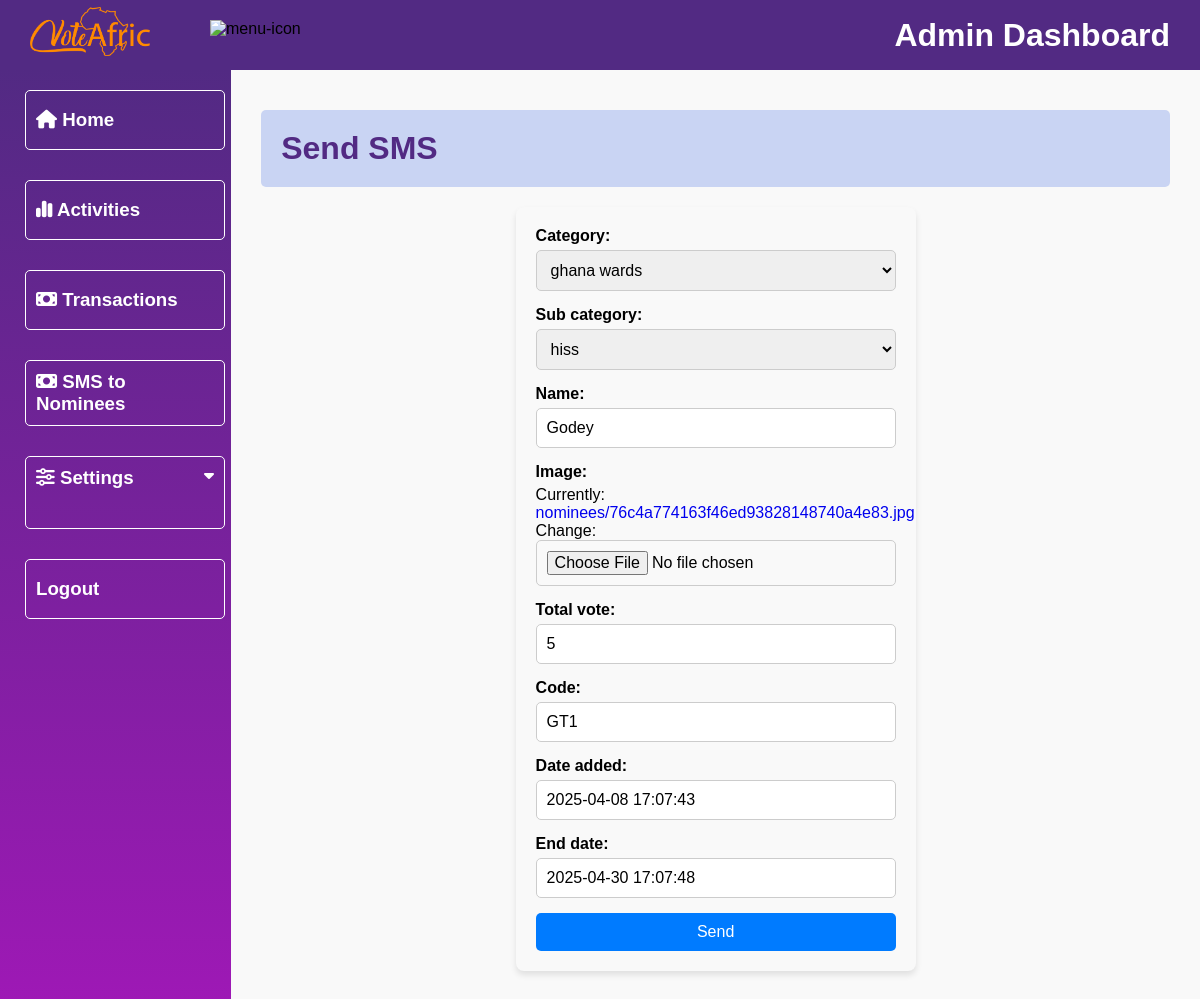
Page /dashboard/update_nominee/godey/ (signed in) on the earlier database version.
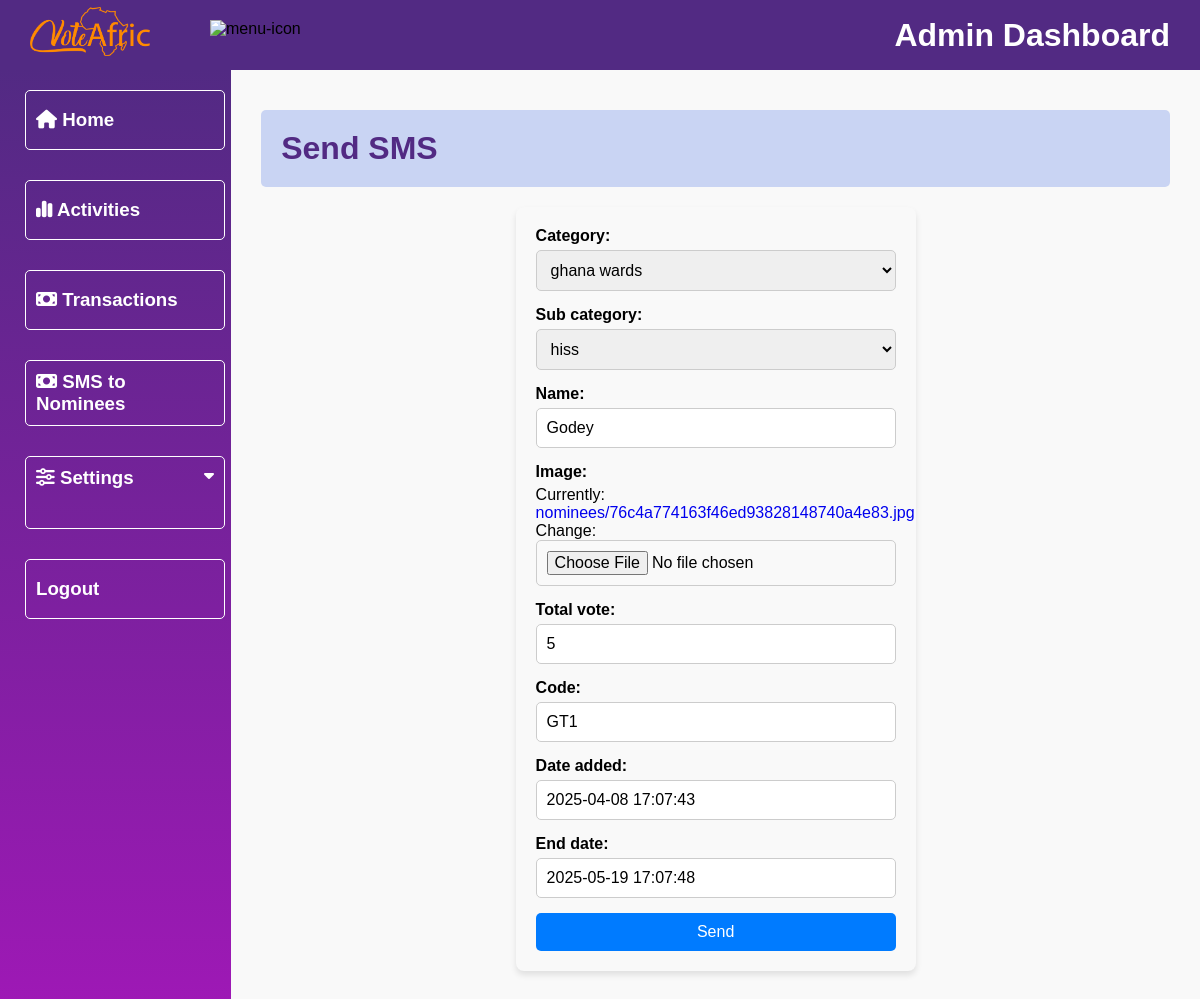
Same page on the later database version.
### payment/models.py (models this page shows, shortened)
class Nominees(models.Model):
    category = models.ForeignKey(Category, on_delete=models.CASCADE, null=True)
    sub_category = models.ForeignKey(SubCategory, on_delete=models.CASCADE, null=True)
    name = models.CharField(max_length=100)
    image = models.ImageField(upload_to="nominees")
    slug = models.SlugField(unique=True, null=True)
    total_vote = models.IntegerField(default=0, null=True)
    price_per_vote = models.DecimalField(max_digits=5, decimal_places=2, default=0.50, null=True, blank=True)
    can_vote = models.BooleanField(default=True)
    can_see_result = models.BooleanField(default=True)
    code = models.CharField(max_length=4, unique=True, null=True)
    phone_number = models.CharField(max_length=225, null=True, blank=True, default='')
    date_added = models.DateTimeField('date added', null=True)
    end_date = models.DateTimeField('end date', null=True)
    class Meta:
        verbose_name_plural = "nominees"
        ordering = ('-total_vote',)

### dashboard/views.py (the view)
# urls.py: path('update_nominee/<slug:nominee_slug>/', views.update_nominee_by_category, name='update_nominee'),
def update_nominee_by_category(request, nominee_slug):
    if not request.user.is_staff:
        messages.error(request, "You don't have permission to send SMS.")
        return redirect('adminPage')
    nominee = get_object_or_404(Nominees, slug=nominee_slug)
    if request.method == 'POST':
        form = NomineeForm(request.POST, request.FILES, instance=nominee)
        if form.is_valid():
            form.save()
            return redirect('get_all_categories')
    else:
        form = NomineeForm(instance=nominee)
    context = {
        'title': 'Nominees',
        'form': form
    }
    return render(request, 'dashboard/get_nominees/update.html', context)

### dashboard/forms.py
class NomineeForm(forms.ModelForm):
    class Meta:
        model = Nominees
        fields = ['category', 'sub_category', 'name', 'image', 'total_vote', 'code', 'date_added', 'end_date']
        widgets = {
            'date_added': forms.DateTimeInput(),
            'end_date': forms.DateTimeInput(),
        }

### vote/models.py (called while the page is built)
    def __str__(self):
        return self.award

    def __str__(self):
        return self.content

### dashboard/templates/dashboard/get_nominees/update.html (shortened to what this page needs)
{% extends 'dashboard/base.html' %}
{% load static %}
{% block content %}
<div class="main">
    <div class="the-team-container">
        <div class="heading">
            <h1>Send SMS</h1>
        </div>
    </div>
    <form class="add-nominee-form" method="POST" enctype="multipart/form-data">
        {{form.as_p}}
        <button type="submit">Send</button>
    </form>
</div>
{% endblock %}

Differences in the rows shown:
changed Nominees "ghana wards": end_date "2025-04-30 17:07:48" → "2025-05-19 17:07:48"
